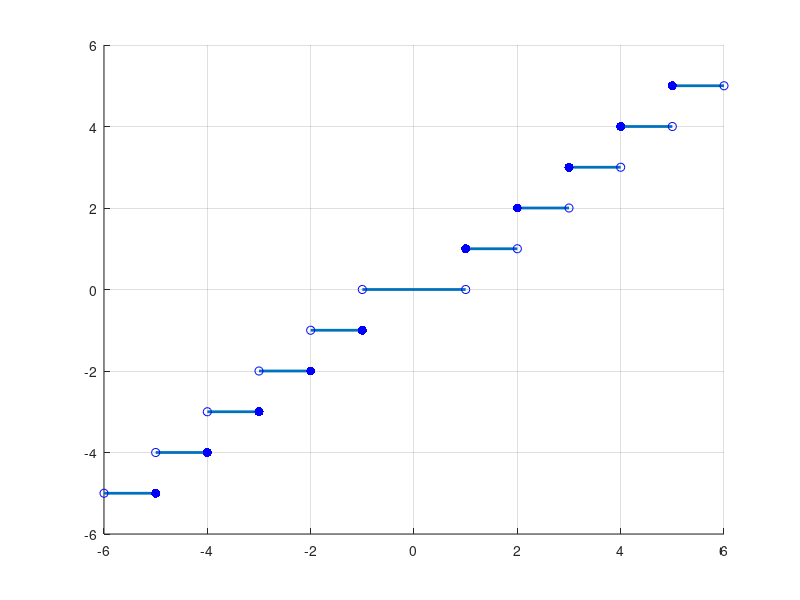

MATLAB code to generate this figure:
figure;
grid on; hold on;
line([-1, 1],[0, 0], 'LineWidth',2);
plot(-1,0,'bo','MarkerSize',6); plot(1,0,'bo','MarkerSize',6);

for i=1:5
    line([i, i+1],[i, i], 'LineWidth',2);
    plot(i,i,'b.','MarkerSize',20); plot(i+1,i,'bo','MarkerSize',6);

    line([-i, -i-1],[-i, -i], 'LineWidth',2);
    plot(-i,-i,'b.','MarkerSize',20); plot(-i-1,-i,'bo','MarkerSize',6);
end
